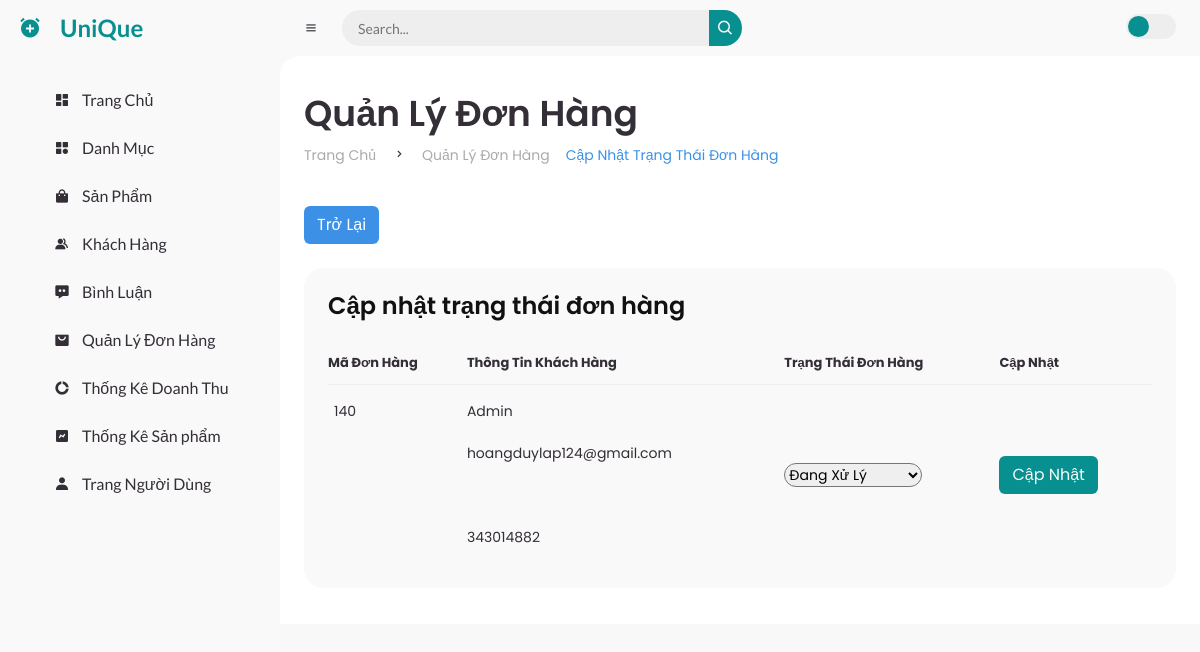
Page /admin/index.php?act=editdh&id_dh=140 on the committed database.
### tables this page shows
CREATE TABLE `bill` (
  `id_bill` int(11) NOT NULL,
  `id_user` int(11) DEFAULT NULL,
  `name` varchar(100) NOT NULL,
  `tel` int(11) NOT NULL,
  `email` varchar(100) NOT NULL,
  `address` varchar(100) NOT NULL,
  `date` datetime NOT NULL DEFAULT current_timestamp(),
  `payment` tinyint(4) NOT NULL DEFAULT 1 COMMENT '1.Thanh toán khi nhận hàng ',
  `bill_startus` tinyint(4) NOT NULL DEFAULT 0 COMMENT '4.Đơn hàng mới ,\r\n0.Đang xử lí ,\r\n1.Đang giao hàng, \r\n2.Đã giao hàng ',
  `total` int(11) NOT NULL DEFAULT 0
);

### Models/connect.php (called while the page is built, shortened)
<?php
function pdo_get_connection(){
    $servername = "localhost";
    $username = "root";
    $password = "";
    try {
    $conn = new PDO("mysql:host=$servername;dbname=duan1", $username, $password);
    $conn->setAttribute(PDO::ATTR_ERRMODE, PDO::ERRMODE_EXCEPTION);
    return $conn;
    } catch(PDOException $e) {
    echo "Kết nối thất bại: " . $e->getMessage();
    }
}
function pdo_query_one($sql){
    $sql_args = array_slice(func_get_args(), 1);
    try{
        $conn = Pdo_get_connection();
        $stmt = $conn -> prepare($sql);
        $stmt -> execute($sql_args);
        $rows = $stmt -> fetch(PDO::FETCH_ASSOC);
        return $rows;
    }
    catch(PDOException $e){
        throw $e;
    }
    finally{
        unset($conn);
    }
}
?>

### Models/cart.php (called while the page is built, shortened)
<?php
function select__billByid($idbill) {
    $sql = "select * from bill where id_bill =".$idbill;
    $bill = pdo_query_one($sql);
    return $bill;
}
?>

### admin/Qldonhang/edit.php (the view, shortened to what this page needs)
<main>
    <?php
    if (is_array($select__billByid)) {
        extract($select__billByid);
    } ?>
    <div class="head-title">
        <div class="left">
            <h1>Quản Lý Đơn Hàng</h1>
            <ul class="breadcrumb">
                <li>
                    <a href="index.php?act=home">Trang Chủ</a>
                </li>
                <li>
                    <i class='bx bx-chevron-right'></i>
                </li>
                <li>
                    <a class="" href="index.php?act=listdonhang">Quản Lý Đơn Hàng </a>
                </li>
                <li>
                    <a class="active" href="#">Cập Nhật Trạng Thái Đơn Hàng </a>
                </li>
            </ul>
        </div>
    </div><a href="index.php?act=listdonhang"><button class="btn btn-insert  status completed mt-4">Trở Lại
        </button></button></a>
    <div class="table-data">
        <div class="order">
            <div class="head">
                <h3>Cập nhật trạng thái đơn hàng</h3>
            </div>
            <table>
                <thead>
                    <tr>
                        <th>Mã Đơn Hàng</th>
                        <th>Thông Tin Khách Hàng</th>
                        <th>Trạng Thái Đơn Hàng</th>
                        <th>Cập Nhật</th>
                    </tr>
                </thead>
                <tbody>
                    <form action="index.php?act=updatedh" method="post">
                        <tr>
                            <td>
                                <?= $id_bill ?>
                            </td>
                            <td>
                                <?= $name ?><br>
                                <br>
                                <?= $email ?><br>
                                <br>
                                <?= $address ?><br>
                                <br>
                                <?= $tel ?><br>
                            </td>
                            <td>
                                <select name="status" id="" class="rounded-4 ">
                                    <?php if ($bill_startus == 0) { ?>
                                        <option value="0">Đơn Hàng Mới</option>
                                        <option value="1">Đang Xử Lý</option>
                                        <option value="4">Hủy Đơn </option>
                                    <?php } elseif ($bill_startus == 1) { ?>
                                        <option value="1">Đang Xử Lý</option>
                                    <?php } elseif ($bill_startus == 2) { ?>
                                        <option value="2">Đang Giao Hàng</option>
                                        <option value="3">Đã Giao Hàng </option>
                                    <?php } ?>
                                </select>
                            </td>
                            <td>
                                <input type="submit" name="updatedh" id="" class="btn btn-submit" value="Cập Nhật">
                            </td>
                        </tr>
                    </form>
                </tbody>
            </table>
        </div>
    </div>
</main>

### admin/css/style.css (style rules this page uses)
* { margin: 0; padding: 0; box-sizing: border-box; }
a { text-decoration: none; }
li { list-style: none; }
:root { --poppins: 'Poppins', sans-serif; --lato: 'Lato', sans-serif; --light: #F9F9F9; --blue: #3C91E6; --light-blue: #CFE8FF; --grey: #eee; --dark-grey: #AAAAAA; --dark: #342E37; --red: #DB504A; --yellow: #ebc753; --light-yellow: #FFF2C6; --orange: #FD7238; --light-orange: #FFE0D3; --green: #088F8F; --light-green: #E6FFFA; --red: #DB504A; }
.btn-insert { background-color: var(--blue); color: white; }
.btn-submit { background-color: var(--green); color: var(--light); }
html { overflow-x: hidden; }
body { background: var(--grey); overflow-x: hidden; }
#content main { width: 100%; padding: 36px 24px; font-family: var(--poppins); max-height: calc(100vh - 56px); overflow-y: auto; }
#content main .head-title { display: flex; align-items: center; justify-content: space-between; grid-gap: 16px; flex-wrap: wrap; }
#content main .head-title .left h1 { font-size: 36px; font-weight: 600; margin-bottom: 10px; color: var(--dark); }
#content main .head-title .left .breadcrumb { display: flex; align-items: center; grid-gap: 16px; }
#content main .head-title .left .breadcrumb li { color: var(--dark); }
#content main .head-title .left .breadcrumb li a { color: var(--dark-grey); pointer-events: none; }
#content main .head-title .left .breadcrumb li a.active { color: var(--blue); pointer-events: unset; }
#content main .table-data { display: flex; flex-wrap: wrap; grid-gap: 24px; margin-top: 24px; width: 100%; color: var(--dark); }
#content main .table-data>div { border-radius: 20px; background: var(--light); padding: 24px; overflow-x: auto; }
#content main .table-data .head { display: flex; align-items: center; grid-gap: 16px; margin-bottom: 24px; }
#content main .table-data .head h3 { margin-right: auto; font-size: 24px; font-weight: 600; }
#content main .table-data .order { flex-grow: 1; flex-basis: 500px; }
#content main .table-data .order table { width: 100%; border-collapse: collapse; }
#content main .table-data .order table th { padding-bottom: 12px; font-size: 13px; text-align: left; border-bottom: 1px solid var(--grey); }
#content main .table-data .order table td { padding: 16px 0; }
#content main .table-data .order table tr td:first-child { display: flex; align-items: center; grid-gap: 12px; padding-left: 6px; }

### rows in the picture
bill: id_bill "140", name "Admin", email "hoangduylap124@gmail.com", tel "343014882", status "Đang Xử Lý"
